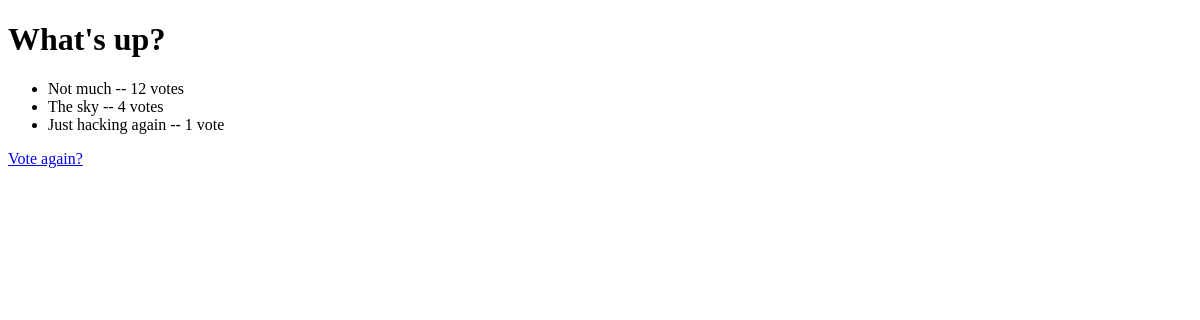
The page /polls/2/results/ on the database as committed earlier.
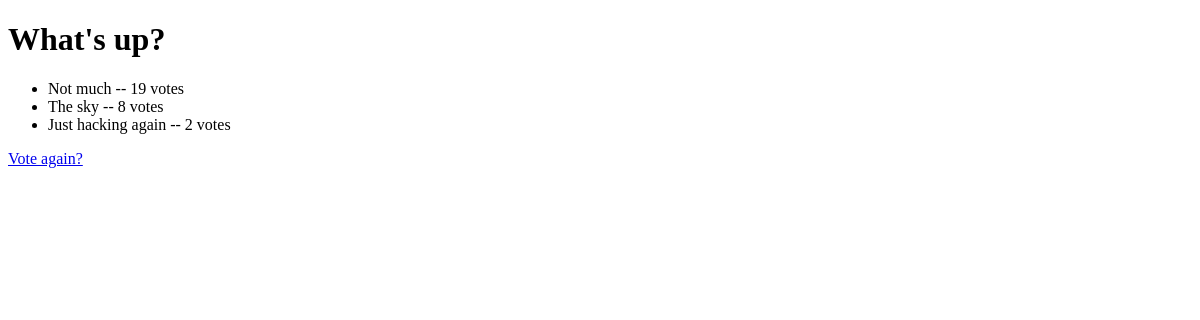
The same page on the database as committed later.
### polls/models.py (models this page shows, shortened)
class Question(models.Model):
    question_text = models.CharField(max_length=200)
    pub_date = models.DateTimeField('date published')  # human-readable name is 'date published'
    def was_published_recently(self):
        now = timezone.now()
        return now - datetime.timedelta(days=1) <= self.pub_date <= now
    was_published_recently.admin_order_field = 'pub_date'
    was_published_recently.boolean = True
    was_published_recently.short_description = 'Published recently?'

class Choice(models.Model):
    question = models.ForeignKey(Question, on_delete=models.CASCADE)
    choice_text = models.CharField(max_length=200)
    votes = models.IntegerField(default=0)

### polls/views.py (the view)
# urls.py: path('<int:pk>/results/', views.ResultsView.as_view(), name='results'),
class ResultsView(generic.DetailView):
    model = Question
    template_name = 'polls/results.html'

### polls/templates/polls/results.html (shortened to what this page needs)
{% load static %}
<!DOCTYPE html>
<html lang="en">
<head>
    <link rel="stylesheet" type="text/css" href="{% static 'polls/style.css' %}">
</head>
<body>
<h1>{{ question.question_text }}</h1>
<ul>
{% for choice in question.choice_set.all %}
    <li>
    {{ choice.choice_text }} -- {{ choice.votes }} vote{{ choice.votes|pluralize }}
    </li>
{% endfor %}
</ul>
<a href="{% url 'polls:detail' question.id %}">Vote again?</a>
</body>
</html>

### polls/static/polls/style.css (style rules this page uses)
body { background: white url("images/background.jpg") no-repeat; }

Rows that differ between the two databases and show on the page:
changed Choice "Not much": votes "12" → "19"
changed Choice "The sky": votes "4" → "8"
changed Choice "Just hacking again": votes "1" → "2"
